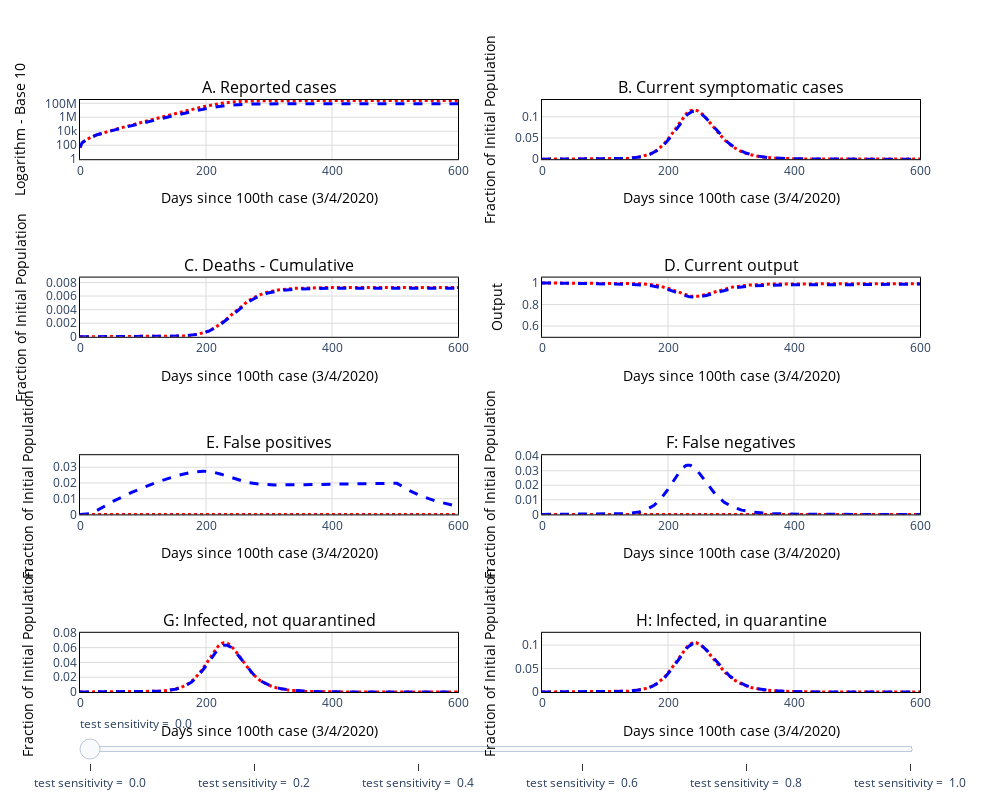

Notebook code cell kept with this figure:
### Code cell
f

### Figure 1 — Plotly figure (JSON) as saved in the notebook; plotly's stock layout.template omitted (floating-point values rounded to 4 significant figures; data arrays with more than 128 entries replaced by an {"elided": "..."} marker saying what was removed)
{"data": [{"line": {"color": "red", "dash": "dot", "width": 3}, "name": "Common Quarantine", "showlegend": true, "type": "scatter", "visible": true, "xaxis": "x", "y": {"elided": "1095 float values"}, "yaxis": "y"}, {"line": {"color": "red", "dash": "dot", "width": 3}, "name": "Common Quarantine", "showlegend": false, "type": "scatter", "visible": true, "xaxis": "x2", "y": {"elided": "1095 float values"}, "yaxis": "y2"}, {"line": {"color": "red", "dash": "dot", "width": 3}, "name": "Common Quarantine", "showlegend": false, "type": "scatter", "visible": true, "xaxis": "x3", "y": {"elided": "1095 float values"}, "yaxis": "y3"}, {"line": {"color": "red", "dash": "dot", "width": 3}, "name": "Common Quarantine", "showlegend": false, "type": "scatter", "visible": true, "xaxis": "x4", "y": {"elided": "1095 float values"}, "yaxis": "y4"}, {"line": {"color": "red", "dash": "dot", "width": 3}, "name": "Common Quarantine", "showlegend": false, "type": "scatter", "visible": true, "xaxis": "x5", "y": {"elided": "1095 float values"}, "yaxis": "y5"}, {"line": {"color": "red", "dash": "dot", "width": 3}, "name": "Common Quarantine", "showlegend": false, "type": "scatter", "visible": true, "xaxis": "x6", "y": {"elided": "1095 int values"}, "yaxis": "y6"}, {"line": {"color": "red", "dash": "dot", "width": 3}, "name": "Common Quarantine", "showlegend": false, "type": "scatter", "visible": true, "xaxis": "x7", "y": {"elided": "1095 float values"}, "yaxis": "y7"}, {"line": {"color": "red", "dash": "dot", "width": 3}, "name": "Common Quarantine", "showlegend": false, "type": "scatter", "visible": true, "xaxis": "x8", "y": {"elided": "1095 float values"}, "yaxis": "y8"}, {"line": {"color": "blue", "dash": "dash", "width": 3}, "name": "Quarantine & Test", "showlegend": true, "type": "scatter", "visible": true, "xaxis": "x", "y": {"elided": "1095 float values"}, "yaxis": "y"}, {"line": {"color": "blue", "dash": "dash", "width": 3}, "name": "Quarantine & Test", "showlegend": false, "type": "scatter", "visible": true, "xaxis": "x2", "y": {"elided": "1095 float values"}, "yaxis": "y2"}, {"line": {"color": "blue", "dash": "dash", "width": 3}, "name": "Quarantine & Test", "showlegend": false, "type": "scatter", "visible": true, "xaxis": "x3", "y": {"elided": "1095 float values"}, "yaxis": "y3"}, {"line": {"color": "blue", "dash": "dash", "width": 3}, "name": "Quarantine & Test", "showlegend": false, "type": "scatter", "visible": true, "xaxis": "x4", "y": {"elided": "1095 float values"}, "yaxis": "y4"}, {"line": {"color": "blue", "dash": "dash", "width": 3}, "name": "Quarantine & Test", "showlegend": false, "type": "scatter", "visible": true, "xaxis": "x5", "y": {"elided": "1095 float values"}, "yaxis": "y5"}, {"line": {"color": "blue", "dash": "dash", "width": 3}, "name": "Quarantine & Test", "showlegend": false, "type": "scatter", "visible": true, "xaxis": "x6", "y": {"elided": "1095 float values"}, "yaxis": "y6"}, {"line": {"color": "blue", "dash": "dash", "width": 3}, "name": "Quarantine & Test", "showlegend": false, "type": "scatter", "visible": true, "xaxis": "x7", "y": {"elided": "1095 float values"}, "yaxis": "y7"}, {"line": {"color": "blue", "dash": "dash", "width": 3}, "name": "Quarantine & Test", "showlegend": false, "type": "scatter", "visible": true, "xaxis": "x8", "y": {"elided": "1095 float values"}, "yaxis": "y8"}, {"line": {"color": "blue", "dash": "dash", "width": 3}, "name": "Quarantine & Test", "showlegend": true, "type": "scatter", "visible": false, "xaxis": "x", "y": {"elided": "1095 float values"}, "yaxis": "y"}, {"line": {"color": "blue", "dash": "dash", "width": 3}, "name": "Quarantine & Test", "showlegend": false, "type": "scatter", "visible": false, "xaxis": "x2", "y": {"elided": "1095 float values"}, "yaxis": "y2"}, {"line": {"color": "blue", "dash": "dash", "width": 3}, "name": "Quarantine & Test", "showlegend": false, "type": "scatter", "visible": false, "xaxis": "x3", "y": {"elided": "1095 float values"}, "yaxis": "y3"}, {"line": {"color": "blue", "dash": "dash", "width": 3}, "name": "Quarantine & Test", "showlegend": false, "type": "scatter", "visible": false, "xaxis": "x4", "y": {"elided": "1095 float values"}, "yaxis": "y4"}, {"line": {"color": "blue", "dash": "dash", "width": 3}, "name": "Quarantine & Test", "showlegend": false, "type": "scatter", "visible": false, "xaxis": "x5", "y": {"elided": "1095 float values"}, "yaxis": "y5"}, {"line": {"color": "blue", "dash": "dash", "width": 3}, "name": "Quarantine & Test", "showlegend": false, "type": "scatter", "visible": false, "xaxis": "x6", "y": {"elided": "1095 float values"}, "yaxis": "y6"}, {"line": {"color": "blue", "dash": "dash", "width": 3}, "name": "Quarantine & Test", "showlegend": false, "type": "scatter", "visible": false, "xaxis": "x7", "y": {"elided": "1095 float values"}, "yaxis": "y7"}, {"line": {"color": "blue", "dash": "dash", "width": 3}, "name": "Quarantine & Test", "showlegend": false, "type": "scatter", "visible": false, "xaxis": "x8", "y": {"elided": "1095 float values"}, "yaxis": "y8"}, {"line": {"color": "blue", "dash": "dash", "width": 3}, "name": "Quarantine & Test", "showlegend": true, "type": "scatter", "visible": false, "xaxis": "x", "y": {"elided": "1095 float values"}, "yaxis": "y"}, {"line": {"color": "blue", "dash": "dash", "width": 3}, "name": "Quarantine & Test", "showlegend": false, "type": "scatter", "visible": false, "xaxis": "x2", "y": {"elided": "1095 float values"}, "yaxis": "y2"}, {"line": {"color": "blue", "dash": "dash", "width": 3}, "name": "Quarantine & Test", "showlegend": false, "type": "scatter", "visible": false, "xaxis": "x3", "y": {"elided": "1095 float values"}, "yaxis": "y3"}, {"line": {"color": "blue", "dash": "dash", "width": 3}, "name": "Quarantine & Test", "showlegend": false, "type": "scatter", "visible": false, "xaxis": "x4", "y": {"elided": "1095 float values"}, "yaxis": "y4"}, {"line": {"color": "blue", "dash": "dash", "width": 3}, "name": "Quarantine & Test", "showlegend": false, "type": "scatter", "visible": false, "xaxis": "x5", "y": {"elided": "1095 float values"}, "yaxis": "y5"}, {"line": {"color": "blue", "dash": "dash", "width": 3}, "name": "Quarantine & Test", "showlegend": false, "type": "scatter", "visible": false, "xaxis": "x6", "y": {"elided": "1095 float values"}, "yaxis": "y6"}, {"line": {"color": "blue", "dash": "dash", "width": 3}, "name": "Quarantine & Test", "showlegend": false, "type": "scatter", "visible": false, "xaxis": "x7", "y": {"elided": "1095 float values"}, "yaxis": "y7"}, {"line": {"color": "blue", "dash": "dash", "width": 3}, "name": "Quarantine & Test", "showlegend": false, "type": "scatter", "visible": false, "xaxis": "x8", "y": {"elided": "1095 float values"}, "yaxis": "y8"}, {"line": {"color": "blue", "dash": "dash", "width": 3}, "name": "Quarantine & Test", "showlegend": true, "type": "scatter", "visible": false, "xaxis": "x", "y": {"elided": "1095 float values"}, "yaxis": "y"}, {"line": {"color": "blue", "dash": "dash", "width": 3}, "name": "Quarantine & Test", "showlegend": false, "type": "scatter", "visible": false, "xaxis": "x2", "y": {"elided": "1095 float values"}, "yaxis": "y2"}, {"line": {"color": "blue", "dash": "dash", "width": 3}, "name": "Quarantine & Test", "showlegend": false, "type": "scatter", "visible": false, "xaxis": "x3", "y": {"elided": "1095 float values"}, "yaxis": "y3"}, {"line": {"color": "blue", "dash": "dash", "width": 3}, "name": "Quarantine & Test", "showlegend": false, "type": "scatter", "visible": false, "xaxis": "x4", "y": {"elided": "1095 float values"}, "yaxis": "y4"}, {"line": {"color": "blue", "dash": "dash", "width": 3}, "name": "Quarantine & Test", "showlegend": false, "type": "scatter", "visible": false, "xaxis": "x5", "y": {"elided": "1095 float values"}, "yaxis": "y5"}, {"line": {"color": "blue", "dash": "dash", "width": 3}, "name": "Quarantine & Test", "showlegend": false, "type": "scatter", "visible": false, "xaxis": "x6", "y": {"elided": "1095 float values"}, "yaxis": "y6"}, {"line": {"color": "blue", "dash": "dash", "width": 3}, "name": "Quarantine & Test", "showlegend": false, "type": "scatter", "visible": false, "xaxis": "x7", "y": {"elided": "1095 float values"}, "yaxis": "y7"}, {"line": {"color": "blue", "dash": "dash", "width": 3}, "name": "Quarantine & Test", "showlegend": false, "type": "scatter", "visible": false, "xaxis": "x8", "y": {"elided": "1095 float values"}, "yaxis": "y8"}, {"line": {"color": "blue", "dash": "dash", "width": 3}, "name": "Quarantine & Test", "showlegend": true, "type": "scatter", "visible": false, "xaxis": "x", "y": {"elided": "1095 float values"}, "yaxis": "y"}, {"line": {"color": "blue", "dash": "dash", "width": 3}, "name": "Quarantine & Test", "showlegend": false, "type": "scatter", "visible": false, "xaxis": "x2", "y": {"elided": "1095 float values"}, "yaxis": "y2"}, {"line": {"color": "blue", "dash": "dash", "width": 3}, "name": "Quarantine & Test", "showlegend": false, "type": "scatter", "visible": false, "xaxis": "x3", "y": {"elided": "1095 float values"}, "yaxis": "y3"}, {"line": {"color": "blue", "dash": "dash", "width": 3}, "name": "Quarantine & Test", "showlegend": false, "type": "scatter", "visible": false, "xaxis": "x4", "y": {"elided": "1095 float values"}, "yaxis": "y4"}, {"line": {"color": "blue", "dash": "dash", "width": 3}, "name": "Quarantine & Test", "showlegend": false, "type": "scatter", "visible": false, "xaxis": "x5", "y": {"elided": "1095 float values"}, "yaxis": "y5"}, {"line": {"color": "blue", "dash": "dash", "width": 3}, "name": "Quarantine & Test", "showlegend": false, "type": "scatter", "visible": false, "xaxis": "x6", "y": {"elided": "1095 float values"}, "yaxis": "y6"}, {"line": {"color": "blue", "dash": "dash", "width": 3}, "name": "Quarantine & Test", "showlegend": false, "type": "scatter", "visible": false, "xaxis": "x7", "y": {"elided": "1095 float values"}, "yaxis": "y7"}, {"line": {"color": "blue", "dash": "dash", "width": 3}, "name": "Quarantine & Test", "showlegend": false, "type": "scatter", "visible": false, "xaxis": "x8", "y": {"elided": "1095 float values"}, "yaxis": "y8"}, {"line": {"color": "blue", "dash": "dash", "width": 3}, "name": "Quarantine & Test", "showlegend": true, "type": "scatter", "visible": false, "xaxis": "x", "y": {"elided": "1095 float values"}, "yaxis": "y"}, {"line": {"color": "blue", "dash": "dash", "width": 3}, "name": "Quarantine & Test", "showlegend": false, "type": "scatter", "visible": false, "xaxis": "x2", "y": {"elided": "1095 float values"}, "yaxis": "y2"}, {"line": {"color": "blue", "dash": "dash", "width": 3}, "name": "Quarantine & Test", "showlegend": false, "type": "scatter", "visible": false, "xaxis": "x3", "y": {"elided": "1095 float values"}, "yaxis": "y3"}, {"line": {"color": "blue", "dash": "dash", "width": 3}, "name": "Quarantine & Test", "showlegend": false, "type": "scatter", "visible": false, "xaxis": "x4", "y": {"elided": "1095 float values"}, "yaxis": "y4"}, {"line": {"color": "blue", "dash": "dash", "width": 3}, "name": "Quarantine & Test", "showlegend": false, "type": "scatter", "visible": false, "xaxis": "x5", "y": {"elided": "1095 float values"}, "yaxis": "y5"}, {"line": {"color": "blue", "dash": "dash", "width": 3}, "name": "Quarantine & Test", "showlegend": false, "type": "scatter", "visible": false, "xaxis": "x6", "y": {"elided": "1095 int values"}, "yaxis": "y6"}, {"line": {"color": "blue", "dash": "dash", "width": 3}, "name": "Quarantine & Test", "showlegend": false, "type": "scatter", "visible": false, "xaxis": "x7", "y": {"elided": "1095 float values"}, "yaxis": "y7"}, {"line": {"color": "blue", "dash": "dash", "width": 3}, "name": "Quarantine & Test", "showlegend": false, "type": "scatter", "visible": false, "xaxis": "x8", "y": {"elided": "1095 float values"}, "yaxis": "y8"}], "layout": {"annotations": [{"font": {"color": "black", "size": 16}, "showarrow": false, "text": "A. Reported cases", "x": 0.225, "xanchor": "center", "xref": "paper", "y": 1, "yanchor": "bottom", "yref": "paper"}, {"font": {"color": "black", "size": 16}, "showarrow": false, "text": "B. Current symptomatic cases", "x": 0.775, "xanchor": "center", "xref": "paper", "y": 1, "yanchor": "bottom", "yref": "paper"}, {"font": {"color": "black", "size": 16}, "showarrow": false, "text": "C. Deaths - Cumulative", "x": 0.225, "xanchor": "center", "xref": "paper", "y": 0.7, "yanchor": "bottom", "yref": "paper"}, {"font": {"color": "black", "size": 16}, "showarrow": false, "text": "D. Current output", "x": 0.775, "xanchor": "center", "xref": "paper", "y": 0.7, "yanchor": "bottom", "yref": "paper"}, {"font": {"color": "black", "size": 16}, "showarrow": false, "text": "E. False positives", "x": 0.225, "xanchor": "center", "xref": "paper", "y": 0.4, "yanchor": "bottom", "yref": "paper"}, {"font": {"color": "black", "size": 16}, "showarrow": false, "text": "F: False negatives", "x": 0.775, "xanchor": "center", "xref": "paper", "y": 0.4, "yanchor": "bottom", "yref": "paper"}, {"font": {"color": "black", "size": 16}, "showarrow": false, "text": "G: Infected, not quarantined", "x": 0.225, "xanchor": "center", "xref": "paper", "y": 0.1, "yanchor": "bottom", "yref": "paper"}, {"font": {"color": "black", "size": 16}, "showarrow": false, "text": "H: Infected, in quarantine", "x": 0.775, "xanchor": "center", "xref": "paper", "y": 0.1, "yanchor": "bottom", "yref": "paper"}], "height": 800, "plot_bgcolor": "rgba(0,0,0,0)", "showlegend": false, "sliders": [{"steps": [{"args": [{"visible": [true, true, true, true, true, true, true, true, true, true, true, true, true, true, true, true, "legendonly", "legendonly", "legendonly", "legendonly", "legendonly", "legendonly", "legendonly", "legendonly", "legendonly", "legendonly", "legendonly", "legendonly", "legendonly", "legendonly", "legendonly", "legendonly", "legendonly", "legendonly", "legendonly", "legendonly", "legendonly", "legendonly", "legendonly", "legendonly", "legendonly", "legendonly", "legendonly", "legendonly", "legendonly", "legendonly", "legendonly", "legendonly", "legendonly", "legendonly", "legendonly", "legendonly", "legendonly", "legendonly", "legendonly", "legendonly"]}, {"showlegend": [true, "False", "False", "False", "False", "False", "False", "False", true, "False", "False", "False", "False", "False", "False", "False", "False", "False", "False", "False", "False", "False", "False", "False", "False", "False", "False", "False", "False", "False", "False", "False", "False", "False", "False", "False", "False", "False", "False", "False", "False", "False", "False", "False", "False", "False", "False", "False", "False", "False", "False", "False", "False", "False", "False", "False"]}], "label": "test sensitivity = \n0.0", "method": "restyle"}, {"args": [{"visible": [true, true, true, true, true, true, true, true, "legendonly", "legendonly", "legendonly", "legendonly", "legendonly", "legendonly", "legendonly", "legendonly", true, true, true, true, true, true, true, true, "legendonly", "legendonly", "legendonly", "legendonly", "legendonly", "legendonly", "legendonly", "legendonly", "legendonly", "legendonly", "legendonly", "legendonly", "legendonly", "legendonly", "legendonly", "legendonly", "legendonly", "legendonly", "legendonly", "legendonly", "legendonly", "legendonly", "legendonly", "legendonly", "legendonly", "legendonly", "legendonly", "legendonly", "legendonly", "legendonly", "legendonly", "legendonly"]}, {"showlegend": [true, "False", "False", "False", "False", "False", "False", "False", "False", "False", "False", "False", "False", "False", "False", "False", true, "False", "False", "False", "False", "False", "False", "False", "False", "False", "False", "False", "False", "False", "False", "False", "False", "False", "False", "False", "False", "False", "False", "False", "False", "False", "False", "False", "False", "False", "False", "False", "False", "False", "False", "False", "False", "False", "False", "False"]}], "label": "test sensitivity = \n0.2", "method": "restyle"}, {"args": [{"visible": [true, true, true, true, true, true, true, true, "legendonly", "legendonly", "legendonly", "legendonly", "legendonly", "legendonly", "legendonly", "legendonly", "legendonly", "legendonly", "legendonly", "legendonly", "legendonly", "legendonly", "legendonly", "legendonly", true, true, true, true, true, true, true, true, "legendonly", "legendonly", "legendonly", "legendonly", "legendonly", "legendonly", "legendonly", "legendonly", "legendonly", "legendonly", "legendonly", "legendonly", "legendonly", "legendonly", "legendonly", "legendonly", "legendonly", "legendonly", "legendonly", "legendonly", "legendonly", "legendonly", "legendonly", "legendonly"]}, {"showlegend": [true, "False", "False", "False", "False", "False", "False", "False", "False", "False", "False", "False", "False", "False", "False", "False", "False", "False", "False", "False", "False", "False", "False", "False", true, "False", "False", "False", "False", "False", "False", "False", "False", "False", "False", "False", "False", "False", "False", "False", "False", "False", "False", "False", "False", "False", "False", "False", "False", "False", "False", "False", "False", "False", "False", "False"]}], "label": "test sensitivity = \n0.4", "method": "restyle"}, {"args": [{"visible": [true, true, true, true, true, true, true, true, "legendonly", "legendonly", "legendonly", "legendonly", "legendonly", "legendonly", "legendonly", "legendonly", "legendonly", "legendonly", "legendonly", "legendonly", "legendonly", "legendonly", "legendonly", "legendonly", "legendonly", "legendonly", "legendonly", "legendonly", "legendonly", "legendonly", "legendonly", "legendonly", true, true, true, true, true, true, true, true, "legendonly", "legendonly", "legendonly", "legendonly", "legendonly", "legendonly", "legendonly", "legendonly", "legendonly", "legendonly", "legendonly", "legendonly", "legendonly", "legendonly", "legendonly", "legendonly"]}, {"showlegend": [true, "False", "False", "False", "False", "False", "False", "False", "False", "False", "False", "False", "False", "False", "False", "False", "False", "False", "False", "False", "False", "False", "False", "False", "False", "False", "False", "False", "False", "False", "False", "False", true, "False", "False", "False", "False", "False", "False", "False", "False", "False", "False", "False", "False", "False", "False", "False", "False", "False", "False", "False", "False", "False", "False", "False"]}], "label": "test sensitivity = \n0.6", "method": "restyle"}, {"args": [{"visible": [true, true, true, true, true, true, true, true, "legendonly", "legendonly", "legendonly", "legendonly", "legendonly", "legendonly", "legendonly", "legendonly", "legendonly", "legendonly", "legendonly", "legendonly", "legendonly", "legendonly", "legendonly", "legendonly", "legendonly", "legendonly", "legendonly", "legendonly", "legendonly", "legendonly", "legendonly", "legendonly", "legendonly", "legendonly", "legendonly", "legendonly", "legendonly", "legendonly", "legendonly", "legendonly", true, true, true, true, true, true, true, true, "legendonly", "legendonly", "legendonly", "legendonly", "legendonly", "legendonly", "legendonly", "legendonly"]}, {"showlegend": [true, "False", "False", "False", "False", "False", "False", "False", "False", "False", "False", "False", "False", "False", "False", "False", "False", "False", "False", "False", "False", "False", "False", "False", "False", "False", "False", "False", "False", "False", "False", "False", "False", "False", "False", "False", "False", "False", "False", "False", true, "False", "False", "False", "False", "False", "False", "False", "False", "False", "False", "False", "False", "False", "False", "False"]}], "label": "test sensitivity = \n0.8", "method": "restyle"}, {"args": [{"visible": [true, true, true, true, true, true, true, true, "legendonly", "legendonly", "legendonly", "legendonly", "legendonly", "legendonly", "legendonly", "legendonly", "legendonly", "legendonly", "legendonly", "legendonly", "legendonly", "legendonly", "legendonly", "legendonly", "legendonly", "legendonly", "legendonly", "legendonly", "legendonly", "legendonly", "legendonly", "legendonly", "legendonly", "legendonly", "legendonly", "legendonly", "legendonly", "legendonly", "legendonly", "legendonly", "legendonly", "legendonly", "legendonly", "legendonly", "legendonly", "legendonly", "legendonly", "legendonly", true, true, true, true, true, true, true, true]}, {"showlegend": [true, "False", "False", "False", "False", "False", "False", "False", "False", "False", "False", "False", "False", "False", "False", "False", "False", "False", "False", "False", "False", "False", "False", "False", "False", "False", "False", "False", "False", "False", "False", "False", "False", "False", "False", "False", "False", "False", "False", "False", "False", "False", "False", "False", "False", "False", "False", "False", true, "False", "False", "False", "False", "False", "False", "False"]}], "label": "test sensitivity = \n1.0", "method": "restyle"}]}], "width": 1000, "xaxis": {"anchor": "y", "domain": [0, 0.45], "gridcolor": "rgb(220,220,220)", "linecolor": "black", "linewidth": 1, "mirror": true, "range": [0, 600], "showline": true, "title": {"font": {"color": "black"}, "text": "Days since 100th case (3/4/2020)"}}, "xaxis2": {"anchor": "y2", "domain": [0.55, 1], "gridcolor": "rgb(220,220,220)", "linecolor": "black", "linewidth": 1, "mirror": true, "range": [0, 600], "showline": true, "title": {"font": {"color": "black"}, "text": "Days since 100th case (3/4/2020)"}}, "xaxis3": {"anchor": "y3", "domain": [0, 0.45], "gridcolor": "rgb(220,220,220)", "linecolor": "black", "linewidth": 1, "mirror": true, "range": [0, 600], "showline": true, "title": {"font": {"color": "black"}, "text": "Days since 100th case (3/4/2020)"}}, "xaxis4": {"anchor": "y4", "domain": [0.55, 1], "gridcolor": "rgb(220,220,220)", "linecolor": "black", "linewidth": 1, "mirror": true, "range": [0, 600], "showline": true, "title": {"font": {"color": "black"}, "text": "Days since 100th case (3/4/2020)"}}, "xaxis5": {"anchor": "y5", "domain": [0, 0.45], "gridcolor": "rgb(220,220,220)", "linecolor": "black", "linewidth": 1, "mirror": true, "range": [0, 600], "showline": true, "title": {"font": {"color": "black"}, "text": "Days since 100th case (3/4/2020)"}}, "xaxis6": {"anchor": "y6", "domain": [0.55, 1], "gridcolor": "rgb(220,220,220)", "linecolor": "black", "linewidth": 1, "mirror": true, "range": [0, 600], "showline": true, "title": {"font": {"color": "black"}, "text": "Days since 100th case (3/4/2020)"}}, "xaxis7": {"anchor": "y7", "domain": [0, 0.45], "gridcolor": "rgb(220,220,220)", "linecolor": "black", "linewidth": 1, "mirror": true, "range": [0, 600], "showline": true, "title": {"font": {"color": "black"}, "text": "Days since 100th case (3/4/2020)"}}, "xaxis8": {"anchor": "y8", "domain": [0.55, 1], "gridcolor": "rgb(220,220,220)", "linecolor": "black", "linewidth": 1, "mirror": true, "range": [0, 600], "showline": true, "title": {"font": {"color": "black"}, "text": "Days since 100th case (3/4/2020)"}}, "yaxis": {"anchor": "x", "domain": [0.9, 1], "gridcolor": "rgb(220,220,220)", "linecolor": "black", "linewidth": 1, "mirror": true, "range": [0, 8.472], "showline": true, "title": {"font": {"color": "black"}, "text": "Logarithm - Base 10"}, "type": "log"}, "yaxis2": {"anchor": "x2", "domain": [0.9, 1], "gridcolor": "rgb(220,220,220)", "linecolor": "black", "linewidth": 1, "mirror": true, "range": [0, 0.1394], "showline": true, "title": {"font": {"color": "black"}, "text": "Fraction of Initial Population"}}, "yaxis3": {"anchor": "x3", "domain": [0.6, 0.7], "gridcolor": "rgb(220,220,220)", "linecolor": "black", "linewidth": 1, "mirror": true, "range": [0, 0.008714], "showline": true, "title": {"font": {"color": "black"}, "text": "Fraction of Initial Population"}}, "yaxis4": {"anchor": "x4", "domain": [0.6, 0.7], "gridcolor": "rgb(220,220,220)", "linecolor": "black", "linewidth": 1, "mirror": true, "range": [0.5, 1.05], "showline": true, "title": {"font": {"color": "black"}, "text": "Output"}}, "yaxis5": {"anchor": "x5", "domain": [0.3, 0.4], "gridcolor": "rgb(220,220,220)", "linecolor": "black", "linewidth": 1, "mirror": true, "range": [0, 0.03768], "showline": true, "title": {"font": {"color": "black"}, "text": "Fraction of Initial Population"}}, "yaxis6": {"anchor": "x6", "domain": [0.3, 0.4], "gridcolor": "rgb(220,220,220)", "linecolor": "black", "linewidth": 1, "mirror": true, "range": [0, 0.04066], "showline": true, "title": {"font": {"color": "black"}, "text": "Fraction of Initial Population"}}, "yaxis7": {"anchor": "x7", "domain": [0, 0.1], "gridcolor": "rgb(220,220,220)", "linecolor": "black", "linewidth": 1, "mirror": true, "range": [0, 0.08008], "showline": true, "title": {"font": {"color": "black"}, "text": "Fraction of Initial Population"}}, "yaxis8": {"anchor": "x8", "domain": [0, 0.1], "gridcolor": "rgb(220,220,220)", "linecolor": "black", "linewidth": 1, "mirror": true, "range": [0, 0.1264], "showline": true, "title": {"font": {"color": "black"}, "text": "Fraction of Initial Population"}}}}
